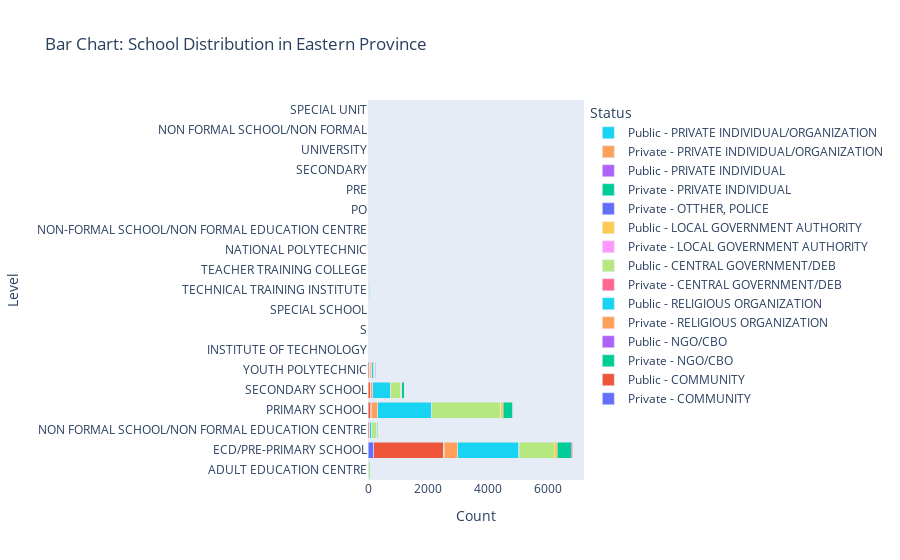

Notebook code for this chart:
### Code cell
priv_grouped = priv.groupby(['Level', 'Sponsor']).size().reset_index(name='Count')
pub_grouped = pub.groupby(['Level', 'Sponsor']).size().reset_index(name='Count')

unique_sponsors = priv_grouped['Sponsor'].unique()

fig = go.Figure()

for sponsor in unique_sponsors:
    priv_data = priv_grouped[priv_grouped['Sponsor'] == sponsor]
    pub_data = pub_grouped[pub_grouped['Sponsor'] == sponsor]

    fig.add_trace(go.Bar(
        x=priv_data['Count'],
        y=priv_data['Level'],
        name=f'Private - {sponsor}',
        orientation='h'
    ))

    fig.add_trace(go.Bar(
        x=pub_data['Count'],
        y=pub_data['Level'],
        name=f'Public - {sponsor}',
        orientation='h'
    ))

fig.update_layout(
    barmode='stack',
    title='Bar Chart: School Distribution in Eastern Province',
    xaxis_title='Count',
    yaxis_title='Level',
    legend_title='Status',
)

fig.show()

### Figure 1 — Plotly figure (JSON) as saved in the notebook; plotly's stock layout.template omitted (floating-point values rounded to 4 significant figures)
{"data": [{"name": "Private - COMMUNITY", "orientation": "h", "type": "bar", "x": [1, 188, 2, 5, 2, 4], "y": ["ADULT EDUCATION CENTRE", "ECD/PRE-PRIMARY SCHOOL", "NON FORMAL SCHOOL/NON FORMAL EDUCATION CENTRE", "PRIMARY SCHOOL", "SECONDARY SCHOOL", "YOUTH POLYTECHNIC"]}, {"name": "Public - COMMUNITY", "orientation": "h", "type": "bar", "x": [8, 2324, 1, 35, 89, 1, 93, 1, 60], "y": ["ADULT EDUCATION CENTRE", "ECD/PRE-PRIMARY SCHOOL", "INSTITUTE OF TECHNOLOGY", "NON FORMAL SCHOOL/NON FORMAL EDUCATION CENTRE", "PRIMARY SCHOOL", "S", "SECONDARY SCHOOL", "SPECIAL SCHOOL", "YOUTH POLYTECHNIC"]}, {"name": "Private - NGO/CBO", "orientation": "h", "type": "bar", "x": [4, 12, 2, 11, 1, 1], "y": ["ADULT EDUCATION CENTRE", "ECD/PRE-PRIMARY SCHOOL", "NON FORMAL SCHOOL/NON FORMAL EDUCATION CENTRE", "PRIMARY SCHOOL", "SECONDARY SCHOOL", "YOUTH POLYTECHNIC"]}, {"name": "Public - NGO/CBO", "orientation": "h", "type": "bar", "x": [1, 27, 4, 3, 2, 2], "y": ["ADULT EDUCATION CENTRE", "ECD/PRE-PRIMARY SCHOOL", "NON FORMAL SCHOOL/NON FORMAL EDUCATION CENTRE", "PRIMARY SCHOOL", "TECHNICAL TRAINING INSTITUTE", "YOUTH POLYTECHNIC"]}, {"name": "Private - RELIGIOUS ORGANIZATION", "orientation": "h", "type": "bar", "x": [2, 449, 12, 212, 61, 2, 11, 58], "y": ["ADULT EDUCATION CENTRE", "ECD/PRE-PRIMARY SCHOOL", "NON FORMAL SCHOOL/NON FORMAL EDUCATION CENTRE", "PRIMARY SCHOOL", "SECONDARY SCHOOL", "TEACHER TRAINING COLLEGE", "TECHNICAL TRAINING INSTITUTE", "YOUTH POLYTECHNIC"]}, {"name": "Public - RELIGIOUS ORGANIZATION", "orientation": "h", "type": "bar", "x": [5, 2031, 2, 73, 1, 1, 1, 1798, 1, 591, 4, 4, 1, 43], "y": ["ADULT EDUCATION CENTRE", "ECD/PRE-PRIMARY SCHOOL", "NATIONAL POLYTECHNIC", "NON FORMAL SCHOOL/NON FORMAL EDUCATION CENTRE", "NON-FORMAL SCHOOL/NON FORMAL EDUCATION CENTRE", "PO", "PRE", "PRIMARY SCHOOL", "SECONDARY", "SECONDARY SCHOOL", "TEACHER TRAINING COLLEGE", "TECHNICAL TRAINING INSTITUTE", "UNIVERSITY", "YOUTH POLYTECHNIC"]}, {"name": "Private - CENTRAL GOVERNMENT/DEB", "orientation": "h", "type": "bar", "x": [9, 2, 11, 3, 1], "y": ["ECD/PRE-PRIMARY SCHOOL", "NON FORMAL SCHOOL/NON FORMAL EDUCATION CENTRE", "PRIMARY SCHOOL", "SECONDARY SCHOOL", "YOUTH POLYTECHNIC"]}, {"name": "Public - CENTRAL GOVERNMENT/DEB", "orientation": "h", "type": "bar", "x": [64, 1168, 2, 2, 169, 2, 2302, 342, 2, 1, 1, 8, 1, 41], "y": ["ADULT EDUCATION CENTRE", "ECD/PRE-PRIMARY SCHOOL", "NATIONAL POLYTECHNIC", "NON FORMAL SCHOOL/NON FORMAL", "NON FORMAL SCHOOL/NON FORMAL EDUCATION CENTRE", "NON-FORMAL SCHOOL/NON FORMAL EDUCATION CENTRE", "PRIMARY SCHOOL", "SECONDARY SCHOOL", "SPECIAL SCHOOL", "SPECIAL UNIT", "TEACHER TRAINING COLLEGE", "TECHNICAL TRAINING INSTITUTE", "UNIVERSITY", "YOUTH POLYTECHNIC"]}, {"name": "Private - LOCAL GOVERNMENT AUTHORITY", "orientation": "h", "type": "bar", "x": [11, 5, 2, 1], "y": ["ECD/PRE-PRIMARY SCHOOL", "PRIMARY SCHOOL", "SECONDARY SCHOOL", "YOUTH POLYTECHNIC"]}, {"name": "Public - LOCAL GOVERNMENT AUTHORITY", "orientation": "h", "type": "bar", "x": [2, 87, 17, 80, 33, 1, 6], "y": ["ADULT EDUCATION CENTRE", "ECD/PRE-PRIMARY SCHOOL", "NON FORMAL SCHOOL/NON FORMAL EDUCATION CENTRE", "PRIMARY SCHOOL", "SECONDARY SCHOOL", "TECHNICAL TRAINING INSTITUTE", "YOUTH POLYTECHNIC"]}, {"name": "Private - OTTHER, POLICE", "orientation": "h", "type": "bar", "x": [1], "y": ["ECD/PRE-PRIMARY SCHOOL"]}, {"name": "Public - OTTHER, POLICE", "orientation": "h", "type": "bar", "x": [], "y": []}, {"name": "Private - PRIVATE INDIVIDUAL", "orientation": "h", "type": "bar", "x": [465, 1, 1, 1, 312, 81, 1, 30, 30], "y": ["ECD/PRE-PRIMARY SCHOOL", "INSTITUTE OF TECHNOLOGY", "NATIONAL POLYTECHNIC", "NON FORMAL SCHOOL/NON FORMAL EDUCATION CENTRE", "PRIMARY SCHOOL", "SECONDARY SCHOOL", "TEACHER TRAINING COLLEGE", "TECHNICAL TRAINING INSTITUTE", "YOUTH POLYTECHNIC"]}, {"name": "Public - PRIVATE INDIVIDUAL", "orientation": "h", "type": "bar", "x": [43, 13, 5, 2, 6], "y": ["ECD/PRE-PRIMARY SCHOOL", "PRIMARY SCHOOL", "SECONDARY SCHOOL", "TECHNICAL TRAINING INSTITUTE", "YOUTH POLYTECHNIC"]}, {"name": "Private - PRIVATE INDIVIDUAL/ORGANIZATION", "orientation": "h", "type": "bar", "x": [29, 18], "y": ["ECD/PRE-PRIMARY SCHOOL", "PRIMARY SCHOOL"]}, {"name": "Public - PRIVATE INDIVIDUAL/ORGANIZATION", "orientation": "h", "type": "bar", "x": [1, 1, 1], "y": ["ADULT EDUCATION CENTRE", "ECD/PRE-PRIMARY SCHOOL", "PRIMARY SCHOOL"]}], "layout": {"barmode": "stack", "legend": {"title": {"text": "Status"}}, "title": {"text": "Bar Chart: School Distribution in Eastern Province"}, "xaxis": {"title": {"text": "Count"}}, "yaxis": {"title": {"text": "Level"}}}}
